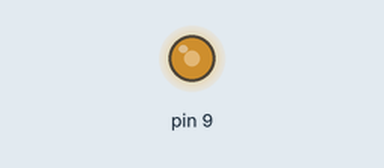
Simulated run of this sketch. Board: Arduino Uno, built with avr-gcc and run on an emulated ATmega328P. Shown: output pins drawn as LEDs (lit = HIGH). Random numbers use the default seed unless the sketch sets one.

Above: at 37.38 s.
Timing chart, 0 to 40.0 s (numbered marks = the images above):
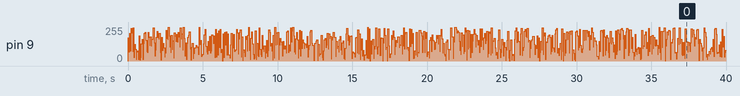

The sketch:

flackerndekerze.ino
```cpp
int x;
void setup()
{
  pinMode(9, OUTPUT);
  randomSeed(analogRead(A1));
}

void loop(){
 x=random(1,255);
 analogWrite(9,x);
 delay(50);
}
```
